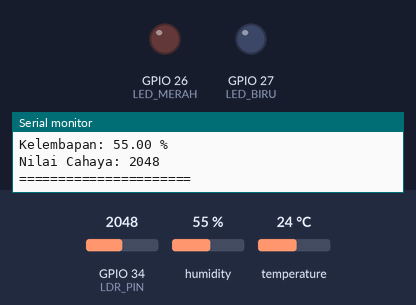
This sketch was run on a simulated ESP32. Shown: output pins drawn as LEDs (lit = HIGH), the last lines printed to the serial monitor. Inputs (shaded band) come from the test bench; at power-on: temperature 24 °C, GPIO 34 (LDR_PIN) = 2048, humidity 55 %.

Above: at 2.8 s.
2.9 s: temperature set to 29.5 °C
5.6 s: temperature set to 30.5 °C
At 6.8 s:
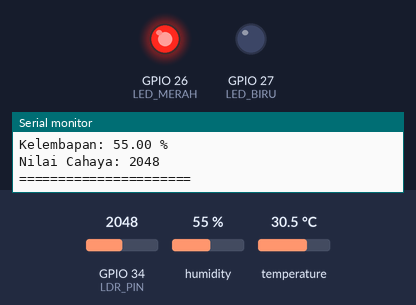
8.3 s: GPIO 34 (LDR_PIN) set to 1960
At 10.9 s:
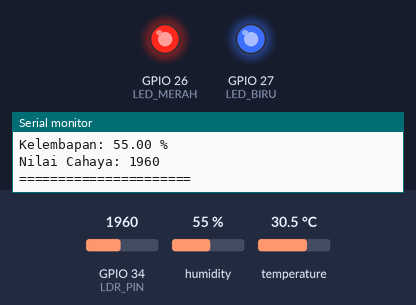
11.5 s: temperature set to 12 °C
At 12.9 s:
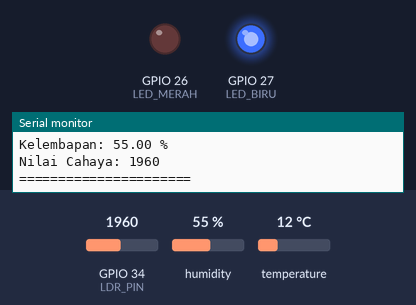
14.2 s: temperature set to 33 °C
At 17.0 s:
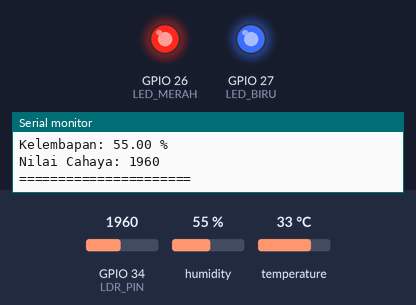
17.6 s: temperature set to 19 °C
At 19.0 s:
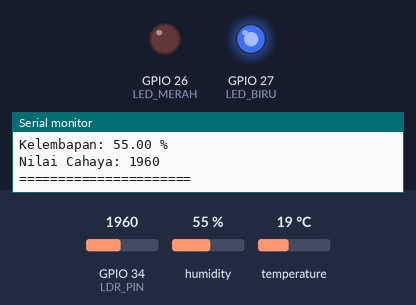
Timing chart, 0 to 20.6 s (numbered marks = the images above; inputs shaded):
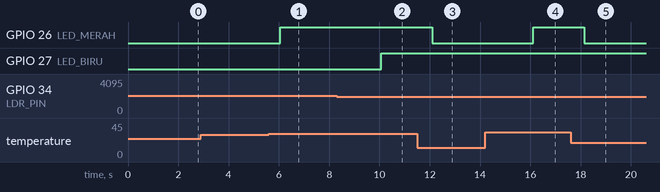

Measured:
- the behaviour switches between 29.9 and 30 °C on temperature (found by bisection; images 0 and 1)
- the behaviour switches between 2000 and 1999 on GPIO 34 (LDR_PIN) (found by bisection; images 1 and 2)
- after the input at 5.6 s, GPIO 26 (LED_MERAH): LOW → HIGH after 0.45 s
- after the input at 8.3 s, GPIO 27 (LED_BIRU): LOW → HIGH after 1.8 s
- after the input at 11.5 s, GPIO 26 (LED_MERAH): HIGH → LOW after 0.59 s
- after the input at 14.2 s, GPIO 26 (LED_MERAH): LOW → HIGH after 1.9 s
- after the input at 17.6 s, GPIO 26 (LED_MERAH): HIGH → LOW after 0.53 s

The sketch:

sketch.ino
```cpp
#include <DHTesp.h>

DHTesp dht;

// Pin komponen
#define DHT_PIN 15
#define LDR_PIN 34
#define LED_MERAH 26
#define LED_BIRU 27

// Batas suhu dan cahaya
#define BATAS_SUHU 30
#define BATAS_CAHAYA 2000

void setup() {
  Serial.begin(115200);

  dht.setup(DHT_PIN, DHTesp::DHT22);

  pinMode(LDR_PIN, INPUT);
  pinMode(LED_MERAH, OUTPUT);
  pinMode(LED_BIRU, OUTPUT);

  Serial.println("Smart Room Monitoring System");
  Serial.println("Sistem dimulai...");
}

void loop() {

  // Membaca sensor DHT22
  TempAndHumidity data = dht.getTempAndHumidity();

  float suhu = data.temperature;
  float kelembapan = data.humidity;

  // Membaca sensor LDR
  int cahaya = analogRead(LDR_PIN);

  // Memeriksa data suhu
  if (isnan(suhu) || isnan(kelembapan)) {
    Serial.println("Sensor DHT22 gagal dibaca");
    delay(2000);
    return;
  }

  // Otomatisasi LED merah
  if (suhu >= BATAS_SUHU) {
    digitalWrite(LED_MERAH, HIGH);
  } else {
    digitalWrite(LED_MERAH, LOW);
  }

  // Otomatisasi LED biru
  // Asumsi nilai analog rendah berarti gelap
  if (cahaya < BATAS_CAHAYA) {
    digitalWrite(LED_BIRU, HIGH);
  } else {
    digitalWrite(LED_BIRU, LOW);
  }

  // Menampilkan data
  Serial.println("======================");
  Serial.print("Suhu: ");
  Serial.print(suhu);
  Serial.println(" C");

  Serial.print("Kelembapan: ");
  Serial.print(kelembapan);
  Serial.println(" %");

  Serial.print("Nilai Cahaya: ");
  Serial.println(cahaya);

  Serial.println("======================");

  delay(2000);
}
```
